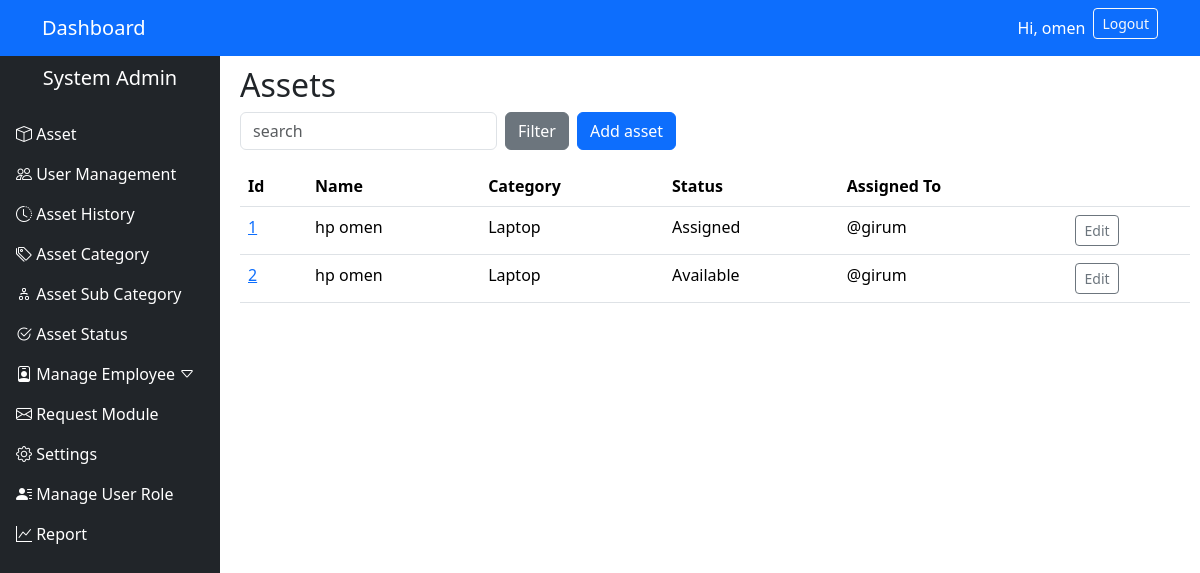
The app's page /assets/ (signed in), older data.
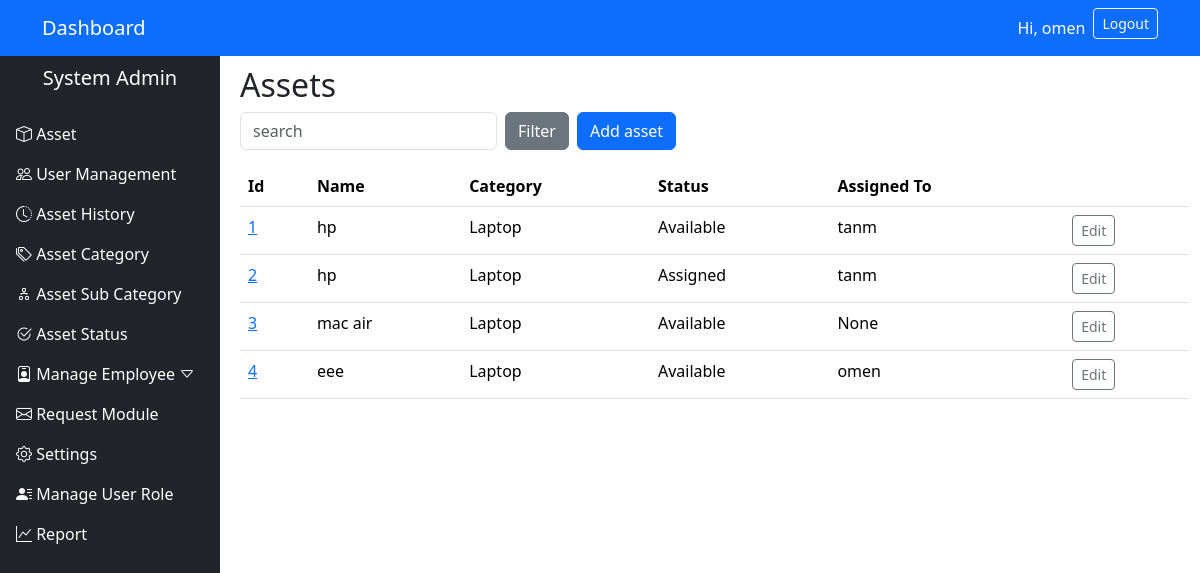
The same page, newer data.
### asset1/models.py (models this page shows, shortened)
class Asset(models.Model):
    STATUS_AVAILABLE = "available"
    STATUS_ASSIGNED = "assigned"
    STATUS_MAINTENANCE = "maintenance"
    STATUS_LOST = "lost"
    STATUS_RETIRED = "retired"
    STATUS_CHOICES = [
        (STATUS_AVAILABLE, "Available"),
        (STATUS_ASSIGNED, "Assigned"),
        (STATUS_MAINTENANCE, "Maintenance"),
        (STATUS_LOST, "Lost"),
        (STATUS_RETIRED, "Retired"),
    ]
    uuid = models.UUIDField(default=uuid.uuid4, editable=False, unique=True)
    name = models.CharField(max_length=200)
    category = models.ForeignKey(Category, on_delete=models.PROTECT, related_name="assets")
    serial_number = models.CharField(max_length=200, blank=True, null=True, unique=True)
    description = models.TextField(blank=True)
    location = models.ForeignKey(Location, on_delete=models.SET_NULL, null=True, blank=True)
    status = models.CharField(max_length=32, choices=STATUS_CHOICES, default=STATUS_AVAILABLE)
    assigned_to = models.ForeignKey(settings.AUTH_USER_MODEL, null=True, blank=True,
                                    on_delete=models.SET_NULL, related_name="assigned_assets")
    acquired_date = models.DateField(null=True, blank=True)
    purchase_price = models.DecimalField(max_digits=12, decimal_places=2, null=True, blank=True)
    is_active = models.BooleanField(default=True)
    created_at = models.DateTimeField(auto_now_add=True)
    updated_at = models.DateTimeField(auto_now=True)

class Category(models.Model):
    name = models.CharField(max_length=120, unique=True)
    description = models.TextField(blank=True)
    def __str__(self):
        return f"{self.name}"

### asset1/views.py (the view)
# urls.py: path('assets/', views.asset_list, name='asset_list'),
@login_required
def asset_list(request):
    assets = Asset.objects.select_related("assigned_to", "category").all()
    find_asset = request.GET.get("find_asset")
    if find_asset:
        assets = assets.filter(name__icontains= find_asset)
    paginator = Paginator(assets, 10)
    page_number = request.GET.get("page")
    page_obj = paginator.get_page(page_number)
    context = {
        "object_list": page_obj,
        "is_paginated": page_obj.has_other_pages(),
        "page_obj": page_obj,
        "search_query": find_asset or "",
    }
    return render(request, "asset1/asset_list.html", context)

### asset1/templates/asset1/asset_list.html (shortened to what this page needs)
{% extends "asset1/sidebar.html" %}
{% block page_content %}
<h2>Assets</h2>
<form method="get" class="row g-2 mb-3">
  <div class="col-auto"><input class="form-control" name="q" placeholder="search" value="{{ request.GET.q }}"></div>
  <div class="col-auto"><button class="btn btn-secondary">Filter</button></div>
  <div class="col-auto"><a class="btn btn-primary" href="{% url 'asset1:asset-create' %}">Add asset</a></div>
</form>
<table class="table">
  <thead><tr><th>Id</th><th>Name</th><th>Category</th><th>Status</th><th>Assigned To</th><th></th></tr></thead>
  <tbody>
    {% for asset in object_list %}
      <tr>
        <td><a href="{% url 'asset1:asset-detail' %}">{{asset.id}}</a></td>
        <td>{{ asset.name }}</td>
        <td>{{ asset.category }}</td>
        <td>{{ asset.get_status_display }}</td>
        <td>{{ asset.assigned_to }}</td>
        <td><a class="btn btn-sm btn-outline-secondary" href="">Edit</a></td>
      </tr>
    {% empty %}
      <tr><td colspan="5">No assets found.</td></tr>
    {% endfor %}
  </tbody>
</table>
{% endblock %}

### asset1/templates/asset1/sidebar.html (shortened to what this page needs)
{% extends "asset1/base.html" %}
{% block navbar %}
<nav class="navbar navbar-dark bg-primary mb-3 ">
  <div class="container">
    <a class="navbar-brand text-white" href="{% url 'asset1:dashboard' %}">Dashboard</a>
    <ul class="navbar-nav ms-auto flex-row">
      <li class="nav-item me-2">
        <span class="nav-link text-white">Hi, {{ user.get_username }}</span>
      </li>
      <li class="nav-item">
        <form method="post" action="{% url 'asset1:logout' %}" style="display:inline;">
          <button type="submit" class="btn btn-outline-light btn-sm">Logout</button>
        </form>
      </li>
    </ul>
  </div>
</nav>
{% endblock %}
{% block content %}
<div class="d-flex" style="margin-top:-16px; padding:0;">
    <nav id="sidebar" class="bg-dark text-white " style="width:220px; min-height:100vh;top: 60px;left: 0; padding:10px 0; overflow-y:auto; z-index:1000;">
         <h5 class="text-center mb-4">System Admin</h5>
         <ul class="nav flex-column">
            <li class="nav-item"> <a class="nav-link text-white" href="{% url 'asset1:asset_list' %}"> <i class="bi bi-box"></i> Asset </a> </li>
            <li class="nav-item"> <a class="nav-link text-white" href="{% url 'asset1:employee_list'%}"><i class="bi bi-people"></i> User Management</a> </li>
            <li class="nav-item"> <a class="nav-link text-white" href="{% url 'asset1:asset_history' %}"><i class="bi bi-clock-history"></i> Asset History</a> </li>
            <li class="nav-item"> <a class="nav-link text-white" href="{% url 'asset1:asset_history' %}"><i class="bi bi-tags"></i> Asset Category</a> </li>
            <li class="nav-item"> <a class="nav-link text-white" href="{% url 'asset1:asset_history' %}"><i class="bi bi-diagram-2"></i> Asset Sub Category</a></li>
            <li class="nav-item"> <a class="nav-link text-white" href="{% url 'asset1:asset_history' %}"><i class="bi bi-check2-circle"></i> Asset Status</a> </li>
            <li class="nav-item"> <li class="nav-item"> <a href="" class="nav-link text-white" data-bs-toggle="collapse" data-bs-target="#employeeMenu" aria-expanded="false" aria-controls="employeeMenu"> <i class="bi bi-person-badge"></i> Manage Employee <i class="bi bi-caret-down ms-auto"></i></a>
            </li>
            <li class="nav-item"> <a class="nav-link text-white" href="{% url 'asset1:asset_request' %}"><i class="bi bi-envelope"></i> Request Module</a> </li>
            <li class="nav-item"> <a class="nav-link text-white" href="{% url 'asset1:asset_history' %}"><i class="bi bi-gear"></i> Settings</a> </li>
            <li class="nav-item"> <a class="nav-link text-white" href="{% url 'asset1:asset_history' %}"><i class="bi bi-person-lines-fill"></i> Manage User Role</a> </li>
            <li class="nav-item"> <a class="nav-link text-white" href="{% url 'asset1:asset_history' %}"><i class="bi bi-graph-up"></i> Report</a> </li> </ul> </nav>
  <main style="flex:1; margin-left:10px; padding:10px;">
    {% block page_content %}{% endblock %}
  </main>
</div>
{% endblock %}

### asset1/templates/asset1/base.html (shortened to what this page needs)
<!doctype html>
<html>
<head>
  <link href="https://cdn.jsdelivr.net/npm/bootstrap@5.3.2/dist/css/bootstrap.min.css" rel="stylesheet">
  <link href="https://cdn.jsdelivr.net/npm/bootstrap-icons@1.11.3/font/bootstrap-icons.css" rel="stylesheet">
</head>
<body>
{% block navbar %}{% endblock %}
{% block content %}{% endblock %}
</body>
</html>

Row changes from the older to the newer data that the page shows:
changed Asset id 1: name "hp omen" → "hp"; status "Assigned" → "Available"; assigned_to "@girum" → "tanm"
changed Asset id 2: name "hp omen" → "hp"; status "Available" → "Assigned"; assigned_to "@girum" → "tanm"
added Asset: id "3", name "mac air", category "Laptop", status "Available", assigned_to "None"
added Asset: id "4", name "eee", category "Laptop", status "Available", assigned_to "omen"
